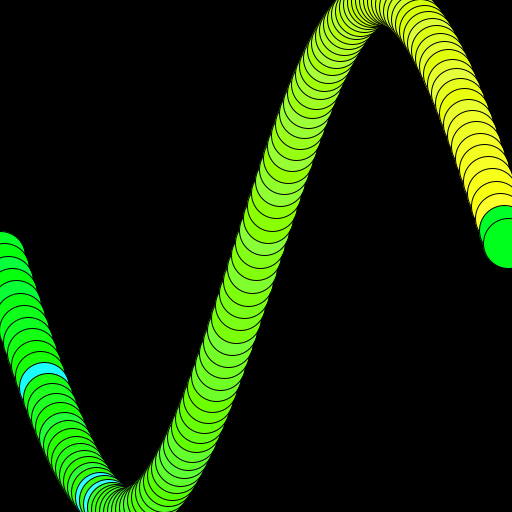
Frame 1 (no input)
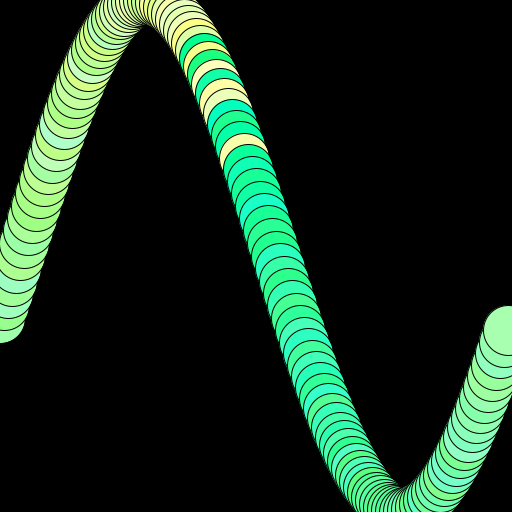
Frame 60 (the mouse pressed at the canvas centre just before this capture)
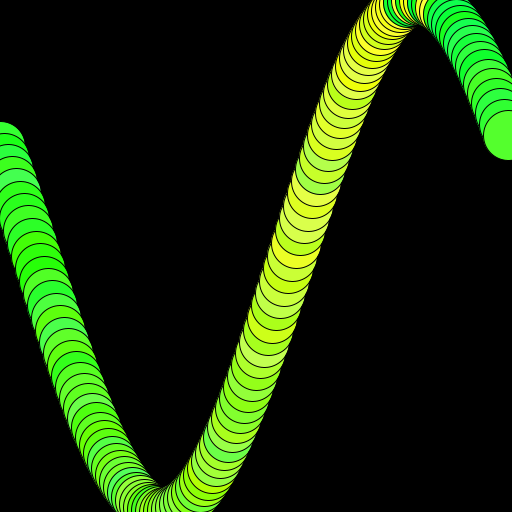
Frame 120 (the mouse held since frame 60 and released just before this capture)

The Processing sketch that drew these frames (run headless with seeded random() and noise(); from frame 60 on, the mouse is pressed at the canvas centre):

// Processing sketch: pepes
// ── pepes.pde
class frog {
  // fields
  float weight;
  float x, y;
  color col;

  // constructor method
  frog(float _weight, float _x, float _y, color _col) {
    weight = _weight;
    x = _x;
    y = _y;
    col = _col;
  }

  // methods
  void eat() {
    weight += 1;
  }

  void display() {
    fill(col);
    ellipse(x, y, weight * 10, weight * 10);
  }
}

frog[] manyPepes;
int time = 0;
int[] blendModes = {BLEND, ADD, LIGHTEST, DIFFERENCE, EXCLUSION, SCREEN};
int currentBlendModeIndex = 0;

void setup() {
  size(512, 512);
  frameRate(60);
  
  manyPepes = new frog[128];
  for (int i = 0; i < manyPepes.length; i++) {
    manyPepes[i] = new frog(5, i * 4, map(sin(map(i, 0, manyPepes.length, 0, TWO_PI)), -1, 1, 0, height), color(i * 2, 255 - i * 2, random(64)));
  }
}

void draw() {
  background(0);

  for (int i = 0; i < manyPepes.length; i++) {
    frog pepeI = manyPepes[i]; // reference caching (good practice)
    color originalColor = pepeI.col;
    float originalRed = red(originalColor);
    float originalBlue = blue(originalColor);
    float newRed = (originalRed + random(6)) % 256;
    float newBlue = originalBlue - random(3);
    if (newBlue < 0) newBlue += 256;
    pepeI.col = color(newRed, 255, newBlue);
    pepeI.y = map(sin(map(i + time, 0, manyPepes.length, 0, TWO_PI)), -1, 1, 0, height);

    pepeI.display();
  }

  time++;
}

void mousePressed() {
  if (mouseButton == LEFT)
  {
    for (int i = 0; i < manyPepes.length; i++) {
      manyPepes[i].eat();
    }
  } else if (mouseButton == RIGHT) {
    currentBlendModeIndex = (currentBlendModeIndex + 1) % blendModes.length;
    blendMode(blendModes[currentBlendModeIndex]);
  }
}
